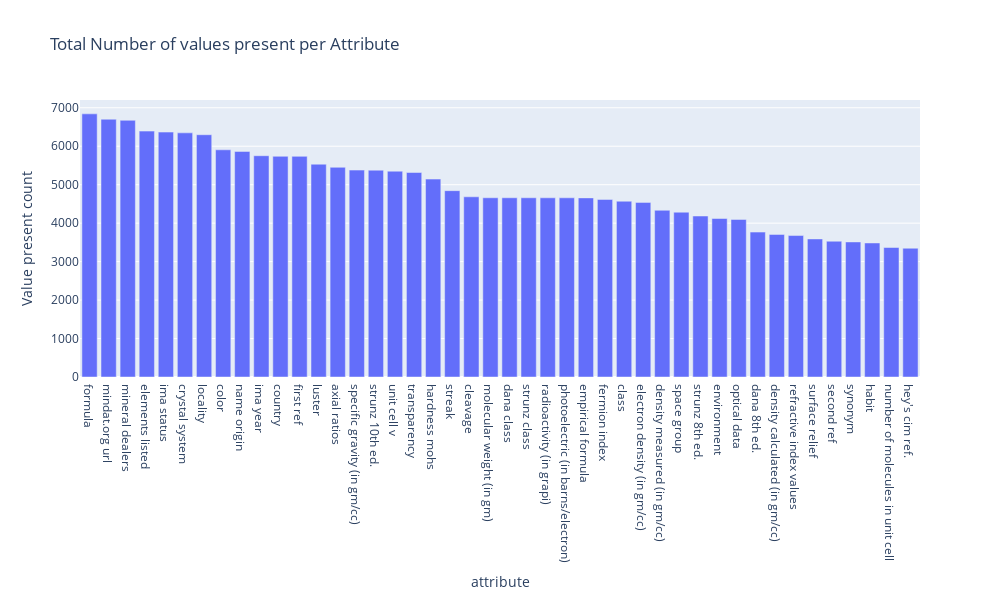
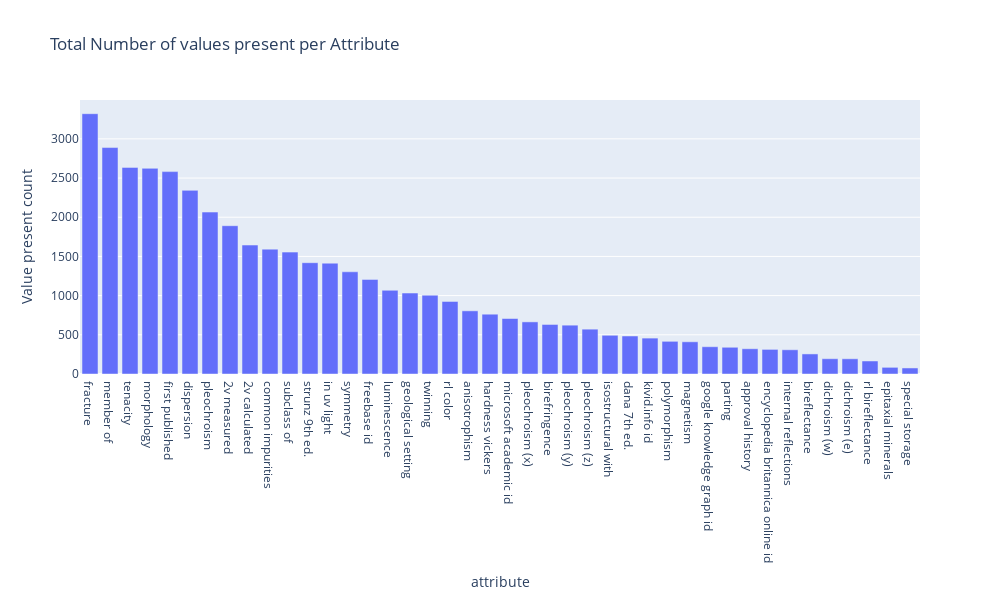

The cell these charts' notebook holds for them, in order:
### Code cell
fig = px.bar(full_df.iloc[:44], x='attribute', y='Value present count', width=1000, height=600, title="Total Number of values present per Attribute")
fig.show()
fig = px.bar(full_df.iloc[44:], x='attribute', y='Value present count', width=1000, height=600, title="Total Number of values present per Attribute")
fig.show()

### Figure 1 — Plotly figure (JSON) as saved in the notebook; plotly's stock layout.template omitted (floating-point values rounded to 4 significant figures)
{"data": [{"alignmentgroup": "True", "hovertemplate": "attribute=%{x}<br>Value present count=%{y}<extra></extra>", "legendgroup": "", "marker": {"color": "#636efa", "pattern": {"shape": ""}}, "name": "", "offsetgroup": "", "orientation": "v", "showlegend": false, "textposition": "auto", "type": "bar", "x": ["formula", "mindat.org url", "mineral dealers", "elements listed", "ima status", "crystal system", "locality", "color", "name origin", "ima year", "country", "first ref", "luster", "axial ratios", "specific gravity (in gm/cc)", "strunz 10th ed.", "unit cell v", "transparency", "hardness mohs", "streak", "cleavage", "molecular weight (in gm)", "dana class", "strunz class", "radioactivity (in grapi)", "photoelectric (in barns/electron)", "empirical formula", "fermion index", "class", "electron density (in gm/cc)", "density measured (in gm/cc)", "space group", "strunz 8th ed.", "environment", "optical data", "dana 8th ed.", "density calculated (in gm/cc)", "refractive index values", "surface relief", "second ref", "synonym", "habit", "number of molecules in unit cell", "hey's cim ref."], "xaxis": "x", "y": [6842, 6702, 6674, 6393, 6368, 6348, 6299, 5907, 5865, 5753, 5738, 5737, 5533, 5452, 5380, 5378, 5351, 5317, 5146, 4845, 4685, 4660, 4660, 4660, 4659, 4659, 4657, 4617, 4570, 4540, 4335, 4285, 4186, 4121, 4097, 3768, 3707, 3678, 3590, 3530, 3512, 3485, 3367, 3348], "yaxis": "y"}], "layout": {"barmode": "relative", "height": 600, "legend": {"tracegroupgap": 0}, "title": {"text": "Total Number of values present per Attribute"}, "width": 1000, "xaxis": {"anchor": "y", "autorange": true, "domain": [0, 1], "range": [-0.5, 43.5], "title": {"text": "attribute"}, "type": "category"}, "yaxis": {"anchor": "x", "autorange": true, "domain": [0, 1], "range": [0, 7202.0], "title": {"text": "Value present count"}, "type": "linear"}}}

### Figure 2 — Plotly figure (JSON) as saved in the notebook; plotly's stock layout.template omitted (floating-point values rounded to 4 significant figures)
{"data": [{"alignmentgroup": "True", "hovertemplate": "attribute=%{x}<br>Value present count=%{y}<extra></extra>", "legendgroup": "", "marker": {"color": "#636efa", "pattern": {"shape": ""}}, "name": "", "offsetgroup": "", "orientation": "v", "showlegend": false, "textposition": "auto", "type": "bar", "x": ["fracture", "member of", "tenacity", "morphology", "first published", "dispersion", "pleochroism", "2v measured", "2v calculated", "common impurities", "subclass of", "strunz 9th ed.", "in uv light", "symmetry", "freebase id", "luminescence", "geological setting", "twinning", "rl color", "anisotrophism", "hardness vickers", "microsoft academic id", "pleochroism (x)", "birefringence", "pleochroism (y)", "pleochroism (z)", "isostructural with", "dana 7th ed.", "kivid.info id", "polymorphism", "magnetism", "google knowledge graph id", "parting", "approval history", "encyclopedia britannica online id", "internal reflections", "bireflectance", "dichroism (w)", "dichroism (e)", "rl bireflectance", "epitaxial minerals", "special storage"], "xaxis": "x", "y": [3321, 2889, 2636, 2624, 2582, 2343, 2066, 1892, 1645, 1593, 1555, 1420, 1414, 1304, 1207, 1068, 1033, 1005, 926, 806, 763, 708, 665, 632, 623, 572, 494, 485, 458, 417, 411, 348, 341, 322, 314, 309, 256, 195, 194, 166, 85, 77], "yaxis": "y"}], "layout": {"barmode": "relative", "height": 600, "legend": {"tracegroupgap": 0}, "title": {"text": "Total Number of values present per Attribute"}, "width": 1000, "xaxis": {"anchor": "y", "autorange": true, "domain": [0, 1], "range": [-0.5, 41.5], "title": {"text": "attribute"}, "type": "category"}, "yaxis": {"anchor": "x", "autorange": true, "domain": [0, 1], "range": [0, 3496.0], "title": {"text": "Value present count"}, "type": "linear"}}}
